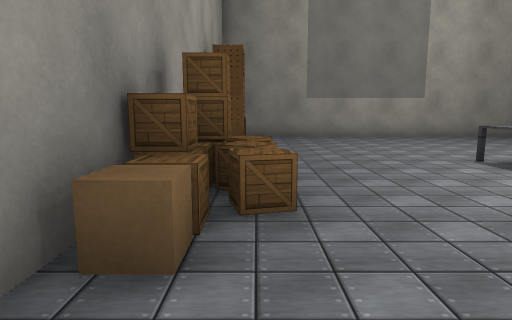
view 1 (above)

15 first-person views from a walk through a Webots world. The camera is 1 m above the floor, tilts 8° down and sees 75° across. The floor is counted in squares, 1 m on a side. Each view is taken from the middle of a square. On the plan, view 1 faces up. The plan holds only what a view shows up to about 13 squares ahead; the rest is blank. Robots are left out. Simple shapes and patterns stand in for the simulator's stock objects. Door leaves are left out.

view 2
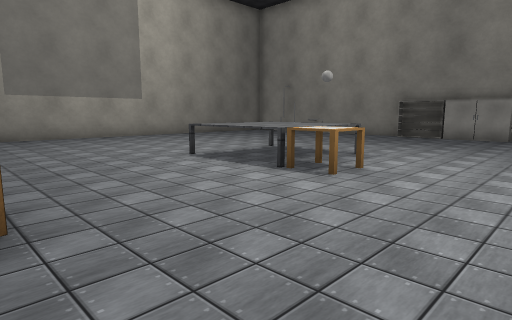

view 3
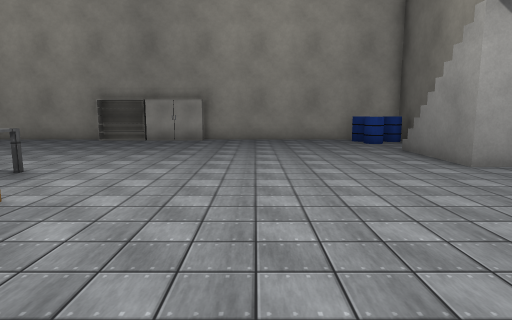

view 4
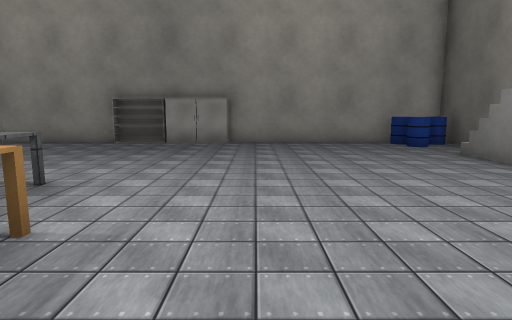

view 5
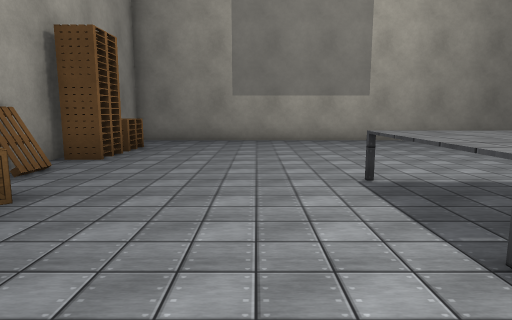

view 6
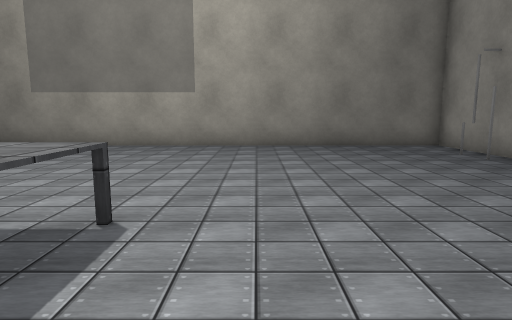

view 7
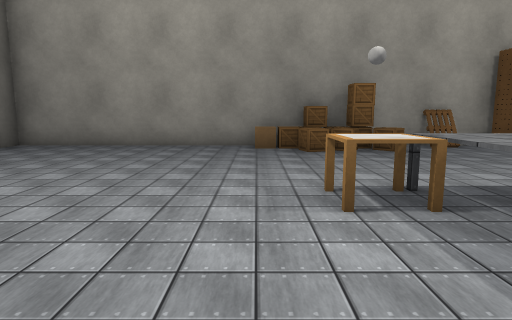

view 8
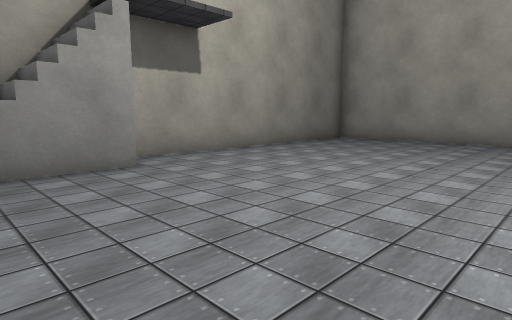

view 9
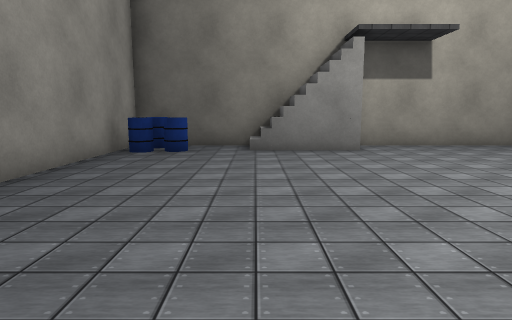

view 10
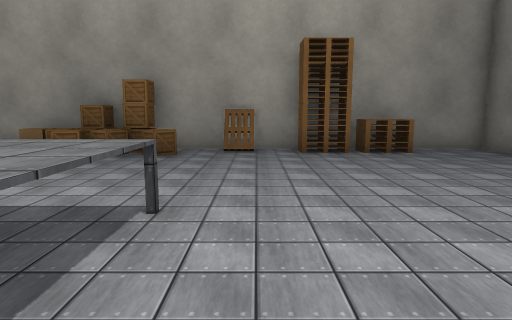

view 11
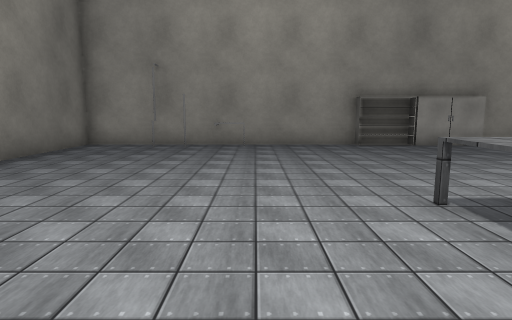

view 12
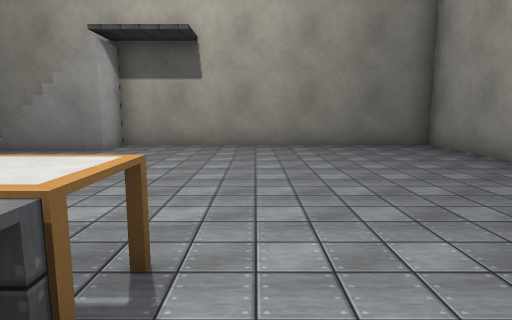

view 13
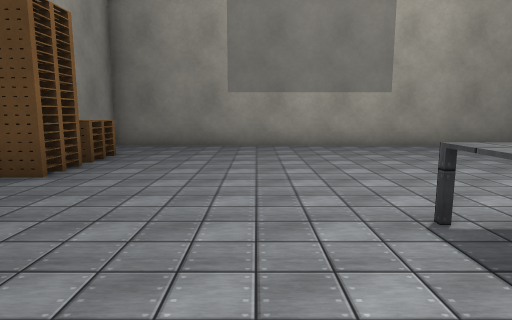

view 14
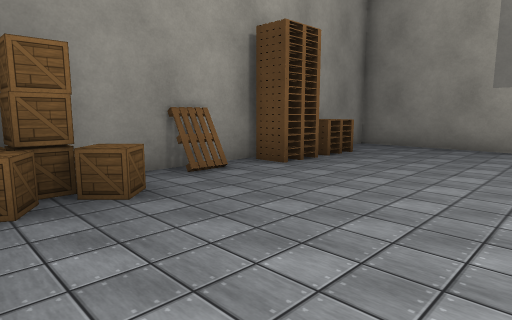

view 15
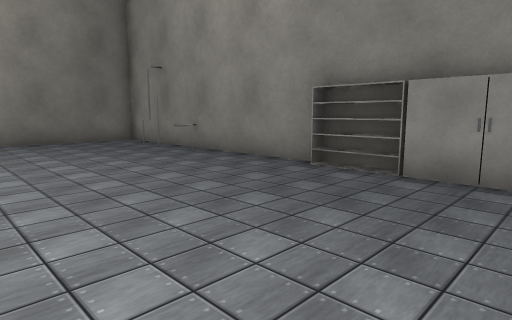

### Floor plan
Points are (right, up) in squares from view 1. A wall is a line through its corners. A room is listed if a view was taken in it or the views show most of it. See-through windows are left out.
Room 1 (views 1, 2, 3, 4, 5, 6, 7, 8, 9, 10, 11, 12, 13, 14, 15)
walls: (14.7, -5.4) (14.7, 14.4) (-1.4, 14.4) (-1.4, -5.4) (14.7, -5.4)
ways out: open door at (7, -5.5); open door at (11, 14.5)
objects: cardboard box (-1, 2); wooden box (-1, 3); wooden box (-1, 4); wooden box (-1, 5); pallet (-1, 7) to (-1, 8); stack of pallets (-1, 9) to (-1, 10); stack of pallets (-1, 11) to (-1, 12); wooden box (0, 3) to (0, 4); wooden box (0, 5); wooden box (0, 6); grey ball (5, 3); white panel (5, 4); table (5, 4) to (7, 7); table (6, 4); stairs (8, -5) to (11, -4); barrel (13, -4); barrel (14, -5); barrel (14, -4); other object (14, 9); other object (14, 10); grey pole (14, 11); grey pole (14, 12); cabinet (15, 3); shelf (15, 5)

Where each view was taken, in squares from view 1:
view 1: 0 up, 0 right, facing up
view 2: 0 up, 0 right, facing up-right
view 3: 0 up, 2 right, facing right
view 4: 1 up, 3 right, facing right
view 5: 2 up, 3 right, facing up
view 6: 4 up, 9 right, facing up
view 7: 2 up, 9 right, facing left
view 8: 2 up, 11 right, facing down-left
view 9: 5 up, 11 right, facing down
view 10: 8 up, 8 right, facing left
view 11: 9 up, 4 right, facing right
view 12: 5 up, 4 right, facing down
view 13: 4 up, 3 right, facing up
view 14: 4 up, 4 right, facing up-left
view 15: 2 up, 9 right, facing up-right
